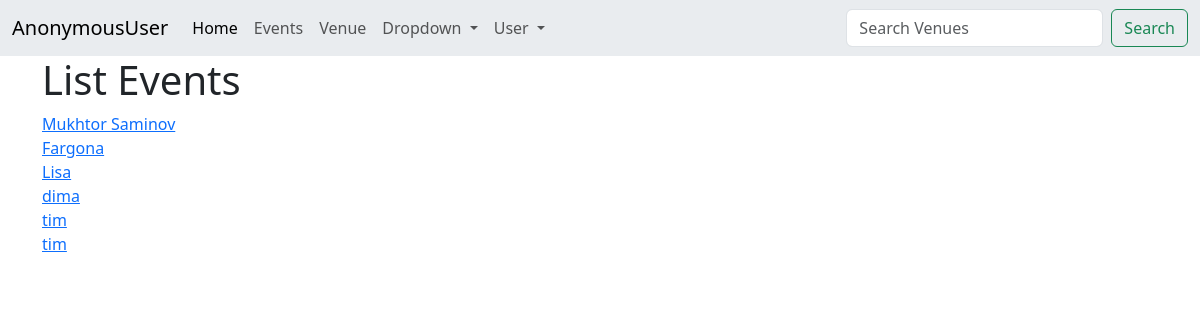
The page /venue_events/1 on the database as committed earlier.
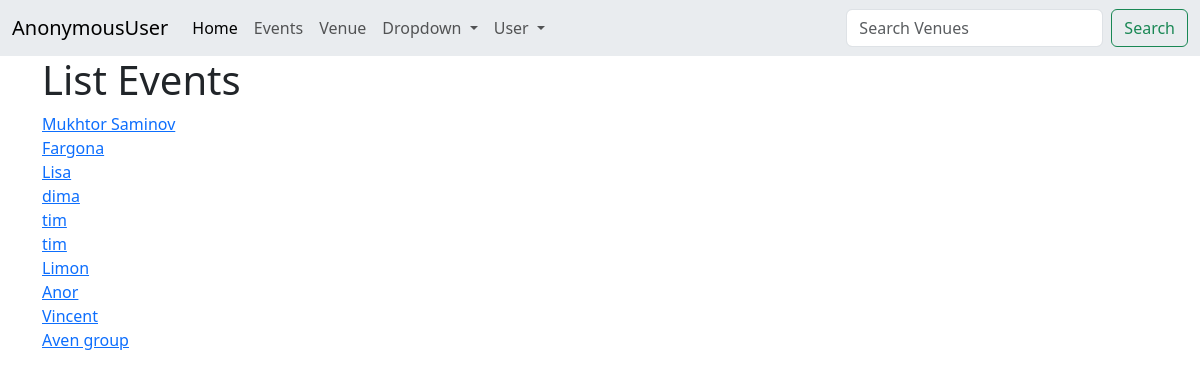
The same page on the database as committed later.
### home/models.py (models this page shows, shortened)
class Event(models.Model):
    name=models.CharField("Event Name",max_length=120)
    event_data=models.DateTimeField('Event Data')
    venue=models.ForeignKey(Venue,blank=True,null=True,on_delete=models.CASCADE)
    manager=models.ForeignKey(User,blank=True,null=True,on_delete=models.SET_NULL)
    description=models.TextField(blank=True)
    attendees=models.ManyToManyField(MyClubUser,blank=True)
    aprroved=models.BooleanField("Aprroved",default=False)
    def __str__(self):
        return self.name

### home/views.py (the view)
# urls.py: path('venue_events/<venue_id>',views.venue_event,name='venue_events'),
def venue_event(request,venue_id):
    venue=Venue.objects.get(id=venue_id)
    events=venue.event_set.all()
    if events:
        return render(request,'venue_events.html',{'events':events})
    else:
        messages.success(request,("That Venue Has No Events At This Time... "))
        return redirect('admin_aprroval')

### Template/venue_events.html
{% extends "base.html" %}
{% block content %}
<h1>List Events </h1>
{% for event in events %}
<a href="{%  url 'show_event' event.id %}"> {{ event }}</a><br/>
{% endfor %}
{% endblock %}

Rows that differ between the two databases and show on the page:
added Event: name "Limon"
added Event: name "Anor"
added Event: name "Vincent"
added Event: name "Aven group"
